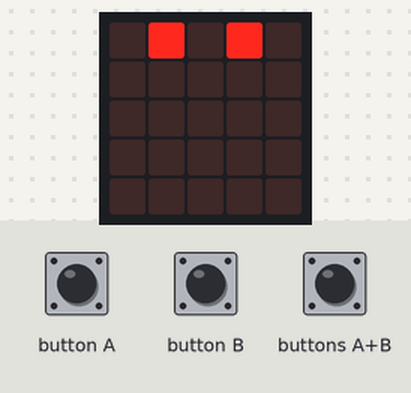
Recording of a program running on a simulated BBC micro:bit (MakeCode). On the bench: the board's 5×5 LED display. Inputs (shaded band) come from the test bench. Dim RGB values are drawn brighter than linear.

Above: at 0.1 s.
3.3 s: button A pressed for 0.15 s
At 3.6 s:
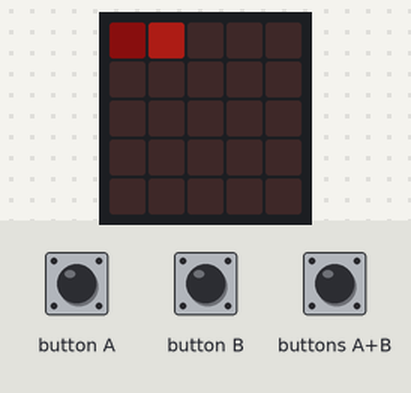
4.0 s: button B pressed for 0.15 s
At 4.3 s:
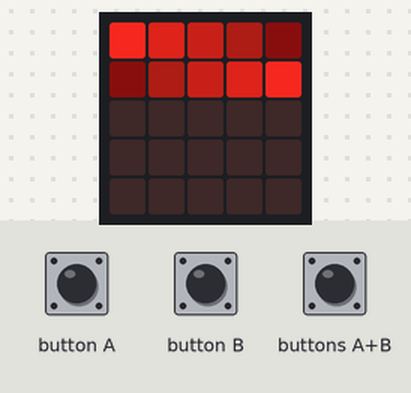
4.7 s: buttons A+B pressed for 0.15 s
At 5.2 s:
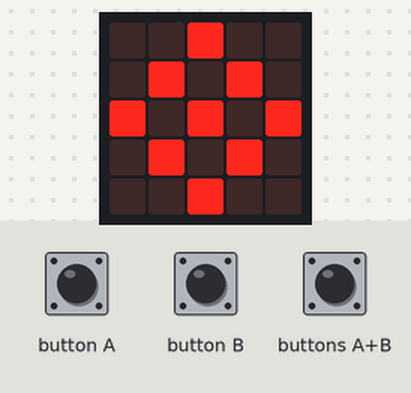
7.4 s: buttons A+B pressed for 1 s
Timing chart, 0 to 10.4 s (numbered marks = the images above; inputs shaded):
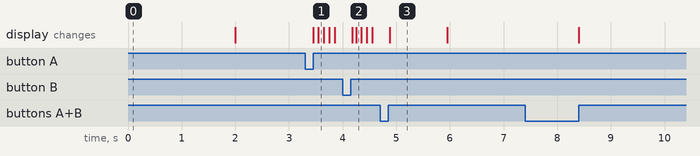

The program:

main.ts
```typescript
input.onButtonPressed(Button.A, function () {
    list_2 = [
    10,
    50,
    100,
    150,
    225
    ]
    for (let index = 0; index <= 4; index++) {
        led.plotBrightness(index, 0, list_2[index])
        basic.pause(100)
    }
    basic.pause(2000)
    basic.clearScreen()
})
input.onButtonPressed(Button.AB, function () {
    list_4 = [
    [
    0,
    0,
    1,
    0,
    0
    ],
    [
    0,
    1,
    0,
    1,
    0
    ],
    [
    1,
    0,
    1,
    0,
    1
    ],
    [
    0,
    1,
    0,
    1,
    0
    ],
    [
    0,
    0,
    1,
    0,
    0
    ]
    ]
    for (let y = 0; y <= 4; y++) {
        for (let x = 0; x <= 4; x++) {
            if (list_4[y][x] == 1) {
                led.plot(x, y)
            } else {
                led.unplot(x, y)
            }
        }
    }
    basic.pause(2000)
    basic.clearScreen()
})
input.onButtonPressed(Button.B, function () {
    list_3 = [
    [
    225,
    150,
    100,
    50,
    10
    ],
    [
    10,
    50,
    100,
    150,
    225
    ],
    [
    10,
    100,
    225,
    100,
    10
    ],
    [
    225,
    100,
    10,
    100,
    215
    ],
    [
    10,
    50,
    150,
    200,
    10
    ]
    ]
    for (let y = 0; y <= 4; y++) {
        for (let x = 0; x <= 4; x++) {
            led.plotBrightness(x, y, list_3[y][x])
        }
        basic.pause(100)
    }
    basic.pause(2000)
    basic.clearScreen()
})
let list_3: number[][] = []
let list_4: number[][] = []
let list_2: number[] = []
let list_1 = [
0,
1,
0,
1,
0
]
for (let index = 0; index <= 4; index++) {
    if (list_1[index] == 1) {
        led.plot(index, 0)
    } else {
        led.unplot(index, 0)
    }
}
basic.pause(2000)
basic.clearScreen()
basic.forever(function () {

})
```

test.ts
```typescript
// 在這裡測試；當此封包作為擴充功能時，將不會編譯此內容。
```

Measured:
- after the input at 4.0 s, the display: first changes after 0.18 s (image 2 shows a later state)
- after the input at 4.7 s, the display: changes after 0.18 s (image 3)
- what the display in image 3 shows lasts 1.1 s, from 4.9 s to 6.0 s
